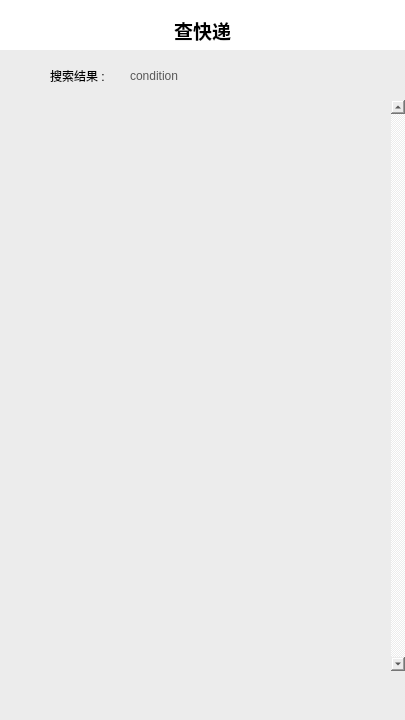
<?xml version="1.0" encoding="UTF-8"?>
<ui version="4.0">
 <class>Manage</class>
 <widget class="QWidget" name="Manage">
  <property name="geometry">
   <rect>
    <x>0</x>
    <y>0</y>
    <width>405</width>
    <height>720</height>
   </rect>
  </property>
  <property name="windowTitle">
   <string>Form</string>
  </property>
  <property name="styleSheet">
   <string notr="true">background-color:rgb(255,255,255);
color: rgb(0, 0, 0);</string>
  </property>
  <widget class="QWidget" name="widget" native="true">
   <property name="geometry">
    <rect>
     <x>0</x>
     <y>629</y>
     <width>405</width>
     <height>91</height>
    </rect>
   </property>
   <property name="styleSheet">
    <string notr="true">background-color:rgb(255,255,255);
border-top:1px solid;
border-top-color: rgb(58, 58, 58);</string>
   </property>
   <widget class="QPushButton" name="mng_check">
    <property name="geometry">
     <rect>
      <x>70</x>
      <y>10</y>
      <width>101</width>
      <height>61</height>
     </rect>
    </property>
    <property name="styleSheet">
     <string notr="true">background-color:rgb(255,255,255);
border-style:none</string>
    </property>
    <property name="text">
     <string/>
    </property>
    <property name="icon">
     <iconset resource="../res.qrc">
      <normaloff>:/res/navigation/icon_check_packet.png</normaloff>:/res/navigation/icon_check_packet.png</iconset>
    </property>
    <property name="iconSize">
     <size>
      <width>60</width>
      <height>60</height>
     </size>
    </property>
   </widget>
   <widget class="QPushButton" name="mng_user">
    <property name="enabled">
     <bool>true</bool>
    </property>
    <property name="geometry">
     <rect>
      <x>230</x>
      <y>10</y>
      <width>101</width>
      <height>61</height>
     </rect>
    </property>
    <property name="styleSheet">
     <string notr="true">background-color:rgb(255,255,255);
border-style:none</string>
    </property>
    <property name="text">
     <string/>
    </property>
    <property name="icon">
     <iconset resource="../res.qrc">
      <normaloff>:/res/navigation/icon_user.png</normaloff>:/res/navigation/icon_user.png</iconset>
    </property>
    <property name="iconSize">
     <size>
      <width>60</width>
      <height>60</height>
     </size>
    </property>
    <property name="checkable">
     <bool>false</bool>
    </property>
    <property name="autoDefault">
     <bool>false</bool>
    </property>
    <property name="default">
     <bool>false</bool>
    </property>
    <property name="flat">
     <bool>false</bool>
    </property>
   </widget>
  </widget>
  <widget class="QStackedWidget" name="stackedWidget">
   <property name="geometry">
    <rect>
     <x>0</x>
     <y>0</y>
     <width>405</width>
     <height>630</height>
    </rect>
   </property>
   <property name="currentIndex">
    <number>0</number>
   </property>
   <widget class="QWidget" name="page_check">
    <widget class="QTabWidget" name="tabWidget">
     <property name="geometry">
      <rect>
       <x>0</x>
       <y>90</y>
       <width>405</width>
       <height>542</height>
      </rect>
     </property>
     <property name="styleSheet">
      <string notr="true">QTabWidget{
	border-style:none;
	background-color: rgb(236,236,236);
}
QTabWidget::tab-bar{
	background:none;
}
QTabBar::tab{
	height:30px;
	width:80px;
	
	font: 700 10pt &quot;微软雅黑&quot;;
}
QTabBar::tab:selected{
	border-bottom:4px solid rgb(255,65,65);
	background:none;
	color: rgb(0, 0, 0);
}
QTabBar::tab:!selected{
	border-bottom:4px solid rgb(255,255,255);
	background:none;
	color: rgb(127, 127, 127);
}</string>
     </property>
     <property name="currentIndex">
      <number>0</number>
     </property>
     <widget class="QWidget" name="all">
      <attribute name="title">
       <string>所有</string>
      </attribute>
      <widget class="QListWidget" name="all_list">
       <property name="geometry">
        <rect>
         <x>0</x>
         <y>0</y>
         <width>405</width>
         <height>512</height>
        </rect>
       </property>
       <property name="styleSheet">
        <string notr="true">border-style:none;
background-color: rgb(236,236,236);
padding:0;</string>
       </property>
       <property name="verticalScrollBarPolicy">
        <enum>Qt::ScrollBarAlwaysOn</enum>
       </property>
       <property name="horizontalScrollBarPolicy">
        <enum>Qt::ScrollBarAlwaysOff</enum>
       </property>
       <property name="verticalScrollMode">
        <enum>QAbstractItemView::ScrollPerPixel</enum>
       </property>
      </widget>
     </widget>
     <widget class="QWidget" name="collected">
      <attribute name="title">
       <string>已投递</string>
      </attribute>
      <widget class="QListWidget" name="collected_list">
       <property name="geometry">
        <rect>
         <x>0</x>
         <y>0</y>
         <width>405</width>
         <height>512</height>
        </rect>
       </property>
       <property name="styleSheet">
        <string notr="true">border-style:none;
background-color: rgb(236,236,236);
padding:0;</string>
       </property>
       <property name="verticalScrollBarPolicy">
        <enum>Qt::ScrollBarAlwaysOn</enum>
       </property>
       <property name="horizontalScrollBarPolicy">
        <enum>Qt::ScrollBarAlwaysOff</enum>
       </property>
       <property name="verticalScrollMode">
        <enum>QAbstractItemView::ScrollPerPixel</enum>
       </property>
      </widget>
     </widget>
     <widget class="QWidget" name="collecting">
      <attribute name="title">
       <string>待揽收</string>
      </attribute>
      <widget class="QListWidget" name="collecting_list">
       <property name="geometry">
        <rect>
         <x>0</x>
         <y>0</y>
         <width>405</width>
         <height>511</height>
        </rect>
       </property>
       <property name="styleSheet">
        <string notr="true">border-style:none;
background-color: rgb(236,236,236);
padding:0;</string>
       </property>
       <property name="verticalScrollBarPolicy">
        <enum>Qt::ScrollBarAlwaysOn</enum>
       </property>
       <property name="horizontalScrollBarPolicy">
        <enum>Qt::ScrollBarAlwaysOff</enum>
       </property>
       <property name="verticalScrollMode">
        <enum>QAbstractItemView::ScrollPerPixel</enum>
       </property>
      </widget>
     </widget>
    </widget>
    <widget class="QLabel" name="label">
     <property name="geometry">
      <rect>
       <x>0</x>
       <y>0</y>
       <width>405</width>
       <height>61</height>
      </rect>
     </property>
     <property name="font">
      <font>
       <family>黑体</family>
      </font>
     </property>
     <property name="text">
      <string>&lt;html&gt;&lt;head/&gt;&lt;body&gt;&lt;p align=&quot;center&quot;&gt;&lt;span style=&quot; font-size:14pt; font-weight:700;&quot;&gt;查快递&lt;/span&gt;&lt;/p&gt;&lt;/body&gt;&lt;/html&gt;</string>
     </property>
    </widget>
    <widget class="QPushButton" name="refresh">
     <property name="geometry">
      <rect>
       <x>340</x>
       <y>83</y>
       <width>51</width>
       <height>41</height>
      </rect>
     </property>
     <property name="styleSheet">
      <string notr="true">border:0px ;
font: 700 10pt &quot;微软雅黑&quot;;
color: rgb(127, 127, 127);</string>
     </property>
     <property name="text">
      <string>刷新</string>
     </property>
    </widget>
    <widget class="QWidget" name="widget_2" native="true">
     <property name="geometry">
      <rect>
       <x>110</x>
       <y>50</y>
       <width>281</width>
       <height>31</height>
      </rect>
     </property>
     <property name="styleSheet">
      <string notr="true">background-color: rgb(236,236,236);
border:0px;
border-radius:14px</string>
     </property>
     <widget class="QLineEdit" name="search_input">
      <property name="geometry">
       <rect>
        <x>10</x>
        <y>0</y>
        <width>231</width>
        <height>31</height>
       </rect>
      </property>
      <property name="styleSheet">
       <string notr="true">padding-left:8px;
font: 700 10pt &quot;微软雅黑&quot;;
color: rgb(127,127,127);</string>
      </property>
      <property name="maxLength">
       <number>32</number>
      </property>
      <property name="placeholderText">
       <string>搜索</string>
      </property>
     </widget>
     <widget class="QPushButton" name="search">
      <property name="geometry">
       <rect>
        <x>240</x>
        <y>0</y>
        <width>41</width>
        <height>31</height>
       </rect>
      </property>
      <property name="styleSheet">
       <string notr="true">border-style:none</string>
      </property>
      <property name="text">
       <string/>
      </property>
      <property name="icon">
       <iconset resource="../res.qrc">
        <normaloff>:/res/icon/button_search.png</normaloff>:/res/icon/button_search.png</iconset>
      </property>
      <property name="iconSize">
       <size>
        <width>20</width>
        <height>20</height>
       </size>
      </property>
     </widget>
    </widget>
    <widget class="QComboBox" name="search_choose">
     <property name="geometry">
      <rect>
       <x>10</x>
       <y>50</y>
       <width>81</width>
       <height>31</height>
      </rect>
     </property>
     <property name="styleSheet">
      <string notr="true">QComboBox{
	border:1px solid rgb(140, 140, 140);
	border-radius:8px;
	
	font: 9pt &quot;微软雅黑&quot;;

}
QComboBox::drop-down{
	border:none;
	width:30px;
}
QComboBox::down-arrow{
	image: url(:/res/icon/icon_list.png);
	width:30px;
	height:30px;
	
}</string>
     </property>
     <property name="iconSize">
      <size>
       <width>20</width>
       <height>20</height>
      </size>
     </property>
     <property name="frame">
      <bool>true</bool>
     </property>
     <item>
      <property name="text">
       <string>运单号</string>
      </property>
     </item>
     <item>
      <property name="text">
       <string>收件人</string>
      </property>
     </item>
     <item>
      <property name="text">
       <string>收件时间</string>
      </property>
     </item>
     <item>
      <property name="text">
       <string>寄件时间</string>
      </property>
     </item>
     <item>
      <property name="text">
       <string>发件人</string>
      </property>
     </item>
    </widget>
    <widget class="QPushButton" name="collect_all">
     <property name="geometry">
      <rect>
       <x>270</x>
       <y>83</y>
       <width>71</width>
       <height>41</height>
      </rect>
     </property>
     <property name="styleSheet">
      <string notr="true">border:0px ;
font: 700 10pt &quot;微软雅黑&quot;;
color: rgb(127, 127, 127);</string>
     </property>
     <property name="text">
      <string>全部揽收</string>
     </property>
    </widget>
    <zorder>label</zorder>
    <zorder>tabWidget</zorder>
    <zorder>refresh</zorder>
    <zorder>widget_2</zorder>
    <zorder>search_choose</zorder>
    <zorder>collect_all</zorder>
   </widget>
   <widget class="QWidget" name="page_user">
    <property name="styleSheet">
     <string notr="true">QWidget{
	background-color: qlineargradient(spread:pad, x1:1, y1:0, x2:1, y2:0.284, stop:0 rgba(207, 228, 253, 255), stop:1 rgba(236, 236, 236, 255));
}</string>
    </property>
    <widget class="QLabel" name="userid">
     <property name="geometry">
      <rect>
       <x>110</x>
       <y>100</y>
       <width>131</width>
       <height>31</height>
      </rect>
     </property>
     <property name="styleSheet">
      <string notr="true">background:none;
border:none;
font: 700 12pt &quot;微软雅黑&quot;;
</string>
     </property>
     <property name="text">
      <string>Userid</string>
     </property>
    </widget>
    <widget class="QLabel" name="label_9">
     <property name="geometry">
      <rect>
       <x>310</x>
       <y>100</y>
       <width>61</width>
       <height>31</height>
      </rect>
     </property>
     <property name="styleSheet">
      <string notr="true">font: 700 12pt &quot;微软雅黑&quot;;
color: rgb(88, 88, 88);
background:none;</string>
     </property>
     <property name="text">
      <string>快递员</string>
     </property>
    </widget>
    <widget class="QWidget" name="dia_change_passwd" native="true">
     <property name="geometry">
      <rect>
       <x>40</x>
       <y>260</y>
       <width>321</width>
       <height>161</height>
      </rect>
     </property>
     <property name="styleSheet">
      <string notr="true">border-radius:14px;
border:2px solid rgb(88, 88, 88);
background-color: rgb(255,255,255);
color: rgb(0, 0, 0);
font: 700 11pt &quot;微软雅黑&quot;;</string>
     </property>
     <widget class="QPushButton" name="change_passwd_click">
      <property name="geometry">
       <rect>
        <x>110</x>
        <y>120</y>
        <width>101</width>
        <height>31</height>
       </rect>
      </property>
      <property name="styleSheet">
       <string notr="true">background-color:rgb(255,65,65);
border-radius:14px;
border:none;
font: 700 10pt &quot;微软雅黑&quot;;
color:rgb(255,255,255);</string>
      </property>
      <property name="text">
       <string>确定</string>
      </property>
     </widget>
     <widget class="QPushButton" name="change_paaswd_cancel_click">
      <property name="geometry">
       <rect>
        <x>285</x>
        <y>10</y>
        <width>31</width>
        <height>21</height>
       </rect>
      </property>
      <property name="styleSheet">
       <string notr="true">border:none;
background:none;
color: rgb(88, 88, 88);</string>
      </property>
      <property name="text">
       <string>X</string>
      </property>
     </widget>
     <widget class="QLabel" name="label_19">
      <property name="geometry">
       <rect>
        <x>130</x>
        <y>3</y>
        <width>61</width>
        <height>31</height>
       </rect>
      </property>
      <property name="styleSheet">
       <string notr="true">background:none;
border:none;
</string>
      </property>
      <property name="text">
       <string>修改密码</string>
      </property>
     </widget>
     <widget class="QLabel" name="label_21">
      <property name="geometry">
       <rect>
        <x>20</x>
        <y>40</y>
        <width>54</width>
        <height>31</height>
       </rect>
      </property>
      <property name="styleSheet">
       <string notr="true">border:none;</string>
      </property>
      <property name="text">
       <string>新密码</string>
      </property>
     </widget>
     <widget class="QLabel" name="label_22">
      <property name="geometry">
       <rect>
        <x>20</x>
        <y>80</y>
        <width>71</width>
        <height>31</height>
       </rect>
      </property>
      <property name="styleSheet">
       <string notr="true">border:none;</string>
      </property>
      <property name="text">
       <string>确认密码</string>
      </property>
     </widget>
     <widget class="QLineEdit" name="change_passwd_input">
      <property name="geometry">
       <rect>
        <x>100</x>
        <y>40</y>
        <width>191</width>
        <height>31</height>
       </rect>
      </property>
      <property name="styleSheet">
       <string notr="true">border:1px solid rgb(204,204,204);padding-left:8px;</string>
      </property>
      <property name="maxLength">
       <number>16</number>
      </property>
      <property name="echoMode">
       <enum>QLineEdit::Password</enum>
      </property>
     </widget>
     <widget class="QLineEdit" name="change_passwd_cfm_input">
      <property name="geometry">
       <rect>
        <x>100</x>
        <y>80</y>
        <width>191</width>
        <height>31</height>
       </rect>
      </property>
      <property name="styleSheet">
       <string notr="true">border:1px solid rgb(204,204,204);padding-left:8px;</string>
      </property>
      <property name="maxLength">
       <number>16</number>
      </property>
      <property name="echoMode">
       <enum>QLineEdit::Password</enum>
      </property>
     </widget>
    </widget>
    <widget class="QLabel" name="label_16">
     <property name="geometry">
      <rect>
       <x>0</x>
       <y>0</y>
       <width>405</width>
       <height>61</height>
      </rect>
     </property>
     <property name="font">
      <font>
       <family>黑体</family>
      </font>
     </property>
     <property name="styleSheet">
      <string notr="true">background-color: rgb(255, 255, 255);</string>
     </property>
     <property name="text">
      <string>&lt;html&gt;&lt;head/&gt;&lt;body&gt;&lt;p align=&quot;center&quot;&gt;&lt;span style=&quot; font-size:14pt; font-weight:700;&quot;&gt;我的&lt;/span&gt;&lt;/p&gt;&lt;/body&gt;&lt;/html&gt;</string>
     </property>
    </widget>
    <widget class="QLabel" name="userid_2">
     <property name="geometry">
      <rect>
       <x>20</x>
       <y>70</y>
       <width>81</width>
       <height>79</height>
      </rect>
     </property>
     <property name="styleSheet">
      <string notr="true">background:none;
border-image: url(:/res/icon/icon_user_image.png);</string>
     </property>
     <property name="text">
      <string/>
     </property>
    </widget>
    <widget class="QWidget" name="widget_6" native="true">
     <property name="geometry">
      <rect>
       <x>20</x>
       <y>170</y>
       <width>361</width>
       <height>161</height>
      </rect>
     </property>
     <property name="styleSheet">
      <string notr="true">background-color: rgb(255,255,255);
border:0px;
border-radius:18px;</string>
     </property>
     <widget class="QLabel" name="label_6">
      <property name="geometry">
       <rect>
        <x>20</x>
        <y>10</y>
        <width>51</width>
        <height>41</height>
       </rect>
      </property>
      <property name="styleSheet">
       <string notr="true">image: url(:/res/icon/icon_userinfo.png);
background:none;</string>
      </property>
      <property name="text">
       <string/>
      </property>
     </widget>
     <widget class="QLabel" name="label_7">
      <property name="geometry">
       <rect>
        <x>20</x>
        <y>60</y>
        <width>49</width>
        <height>39</height>
       </rect>
      </property>
      <property name="styleSheet">
       <string notr="true">image: url(:/res/icon/icon_tel.png);
background:none;</string>
      </property>
      <property name="text">
       <string/>
      </property>
     </widget>
     <widget class="QLabel" name="label_8">
      <property name="geometry">
       <rect>
        <x>20</x>
        <y>110</y>
        <width>51</width>
        <height>41</height>
       </rect>
      </property>
      <property name="styleSheet">
       <string notr="true">image: url(:/res/icon/icon_address.png);
background:none;</string>
      </property>
      <property name="text">
       <string/>
      </property>
     </widget>
     <widget class="QLabel" name="user_name">
      <property name="geometry">
       <rect>
        <x>90</x>
        <y>20</y>
        <width>251</width>
        <height>21</height>
       </rect>
      </property>
      <property name="styleSheet">
       <string notr="true">background:none;
border:none;
font: 700 12pt &quot;微软雅黑&quot;;
</string>
      </property>
      <property name="text">
       <string>Username</string>
      </property>
     </widget>
     <widget class="QLabel" name="user_tel">
      <property name="geometry">
       <rect>
        <x>90</x>
        <y>70</y>
        <width>251</width>
        <height>21</height>
       </rect>
      </property>
      <property name="styleSheet">
       <string notr="true">background:none;
border:none;
font: 700 12pt &quot;微软雅黑&quot;;
</string>
      </property>
      <property name="text">
       <string>Tel</string>
      </property>
     </widget>
     <widget class="QLabel" name="user_funds">
      <property name="geometry">
       <rect>
        <x>90</x>
        <y>120</y>
        <width>151</width>
        <height>21</height>
       </rect>
      </property>
      <property name="styleSheet">
       <string notr="true">background:none;
border:none;
font: 700 12pt &quot;微软雅黑&quot;;
</string>
      </property>
      <property name="text">
       <string>Balance</string>
      </property>
     </widget>
     <widget class="QPushButton" name="recharge">
      <property name="geometry">
       <rect>
        <x>260</x>
        <y>115</y>
        <width>81</width>
        <height>31</height>
       </rect>
      </property>
      <property name="styleSheet">
       <string notr="true">background-color:rgb(255,65,65);
border-radius:14px;
font: 700 10pt &quot;微软雅黑&quot;;
color:rgb(255,255,255);</string>
      </property>
      <property name="text">
       <string>充值</string>
      </property>
     </widget>
    </widget>
    <widget class="QWidget" name="dia_recharge" native="true">
     <property name="geometry">
      <rect>
       <x>80</x>
       <y>280</y>
       <width>241</width>
       <height>121</height>
      </rect>
     </property>
     <property name="styleSheet">
      <string notr="true">border-radius:14px;
border:2px solid rgb(88, 88, 88);
background-color: rgb(255,255,255);
color: rgb(0, 0, 0);
font: 700 11pt &quot;微软雅黑&quot;;</string>
     </property>
     <widget class="QPushButton" name="recharge_click">
      <property name="geometry">
       <rect>
        <x>80</x>
        <y>80</y>
        <width>81</width>
        <height>31</height>
       </rect>
      </property>
      <property name="styleSheet">
       <string notr="true">background-color:rgb(255,65,65);
border-radius:14px;
border:none;
font: 700 10pt &quot;微软雅黑&quot;;
color:rgb(255,255,255);</string>
      </property>
      <property name="text">
       <string>确定</string>
      </property>
     </widget>
     <widget class="QPushButton" name="recharge_cancel_click">
      <property name="geometry">
       <rect>
        <x>210</x>
        <y>8</y>
        <width>21</width>
        <height>24</height>
       </rect>
      </property>
      <property name="styleSheet">
       <string notr="true">border:none;
background:none;
color: rgb(88, 88, 88);</string>
      </property>
      <property name="text">
       <string>X</string>
      </property>
     </widget>
     <widget class="QLabel" name="label_20">
      <property name="geometry">
       <rect>
        <x>100</x>
        <y>10</y>
        <width>41</width>
        <height>21</height>
       </rect>
      </property>
      <property name="styleSheet">
       <string notr="true">border:none;</string>
      </property>
      <property name="text">
       <string>充值</string>
      </property>
     </widget>
     <widget class="QLineEdit" name="recharge_input">
      <property name="geometry">
       <rect>
        <x>20</x>
        <y>40</y>
        <width>201</width>
        <height>31</height>
       </rect>
      </property>
      <property name="styleSheet">
       <string notr="true">border:1px solid rgb(204,204,204);
color: rgb(88, 88, 88);
padding-left:8px;</string>
      </property>
      <property name="inputMask">
       <string/>
      </property>
      <property name="maxLength">
       <number>9</number>
      </property>
      <property name="placeholderText">
       <string>输入金额</string>
      </property>
     </widget>
    </widget>
    <widget class="QWidget" name="widget_7" native="true">
     <property name="geometry">
      <rect>
       <x>20</x>
       <y>350</y>
       <width>361</width>
       <height>111</height>
      </rect>
     </property>
     <property name="styleSheet">
      <string notr="true">background-color: rgb(255,255,255);
border:0px;
border-radius:14px;
border-radius:18px;</string>
     </property>
     <widget class="QPushButton" name="change_passwd">
      <property name="geometry">
       <rect>
        <x>20</x>
        <y>60</y>
        <width>81</width>
        <height>31</height>
       </rect>
      </property>
      <property name="styleSheet">
       <string notr="true">background-color:rgb(204,204,204);
border-radius:14px;
border:none;
font: 700 10pt &quot;微软雅黑&quot;;
color:rgb(0,0,0);</string>
      </property>
      <property name="text">
       <string>修改密码</string>
      </property>
     </widget>
     <widget class="QPushButton" name="change_info">
      <property name="geometry">
       <rect>
        <x>110</x>
        <y>60</y>
        <width>81</width>
        <height>31</height>
       </rect>
      </property>
      <property name="styleSheet">
       <string notr="true">background-color:rgb(204,204,204);
border-radius:14px;
border:none;
font: 700 10pt &quot;微软雅黑&quot;;
color:rgb(0,0,0);</string>
      </property>
      <property name="text">
       <string>修改信息</string>
      </property>
     </widget>
     <widget class="QLabel" name="label_2">
      <property name="geometry">
       <rect>
        <x>20</x>
        <y>10</y>
        <width>71</width>
        <height>31</height>
       </rect>
      </property>
      <property name="styleSheet">
       <string notr="true">font: 700 12pt &quot;微软雅黑&quot;;
color: rgb(0, 0, 0);</string>
      </property>
      <property name="text">
       <string>基础服务</string>
      </property>
     </widget>
     <widget class="QPushButton" name="sign_out">
      <property name="geometry">
       <rect>
        <x>270</x>
        <y>60</y>
        <width>71</width>
        <height>31</height>
       </rect>
      </property>
      <property name="styleSheet">
       <string notr="true">background-color:rgb(255,65,65);
border-radius:14px;
font: 700 10pt &quot;微软雅黑&quot;;
color:rgb(255,255,255);</string>
      </property>
      <property name="text">
       <string>退出</string>
      </property>
     </widget>
    </widget>
    <widget class="QWidget" name="dia_change_info" native="true">
     <property name="geometry">
      <rect>
       <x>40</x>
       <y>230</y>
       <width>321</width>
       <height>191</height>
      </rect>
     </property>
     <property name="styleSheet">
      <string notr="true">border-radius:14px;
border:2px solid rgb(88, 88, 88);
background-color: rgb(255,255,255);
color: rgb(0, 0, 0);
font: 700 11pt &quot;微软雅黑&quot;;</string>
     </property>
     <widget class="QPushButton" name="change_info_click">
      <property name="geometry">
       <rect>
        <x>120</x>
        <y>140</y>
        <width>91</width>
        <height>31</height>
       </rect>
      </property>
      <property name="styleSheet">
       <string notr="true">background-color:rgb(255,65,65);
border-radius:14px;
font: 700 10pt &quot;微软雅黑&quot;;
border:none;
color:rgb(255,255,255);</string>
      </property>
      <property name="text">
       <string>确定</string>
      </property>
     </widget>
     <widget class="QPushButton" name="change_info_cancel_click">
      <property name="geometry">
       <rect>
        <x>283</x>
        <y>8</y>
        <width>31</width>
        <height>24</height>
       </rect>
      </property>
      <property name="styleSheet">
       <string notr="true">border:none;
background:none;
color: rgb(88, 88, 88);</string>
      </property>
      <property name="text">
       <string>X</string>
      </property>
     </widget>
     <widget class="QLabel" name="label_11">
      <property name="geometry">
       <rect>
        <x>130</x>
        <y>10</y>
        <width>71</width>
        <height>21</height>
       </rect>
      </property>
      <property name="styleSheet">
       <string notr="true">border:none;</string>
      </property>
      <property name="text">
       <string>修改信息</string>
      </property>
     </widget>
     <widget class="QLabel" name="label_12">
      <property name="geometry">
       <rect>
        <x>20</x>
        <y>50</y>
        <width>54</width>
        <height>31</height>
       </rect>
      </property>
      <property name="styleSheet">
       <string notr="true">border:none;</string>
      </property>
      <property name="text">
       <string>姓名</string>
      </property>
     </widget>
     <widget class="QLabel" name="label_13">
      <property name="geometry">
       <rect>
        <x>20</x>
        <y>95</y>
        <width>71</width>
        <height>21</height>
       </rect>
      </property>
      <property name="styleSheet">
       <string notr="true">border:none;</string>
      </property>
      <property name="text">
       <string>联系方式</string>
      </property>
     </widget>
     <widget class="QLineEdit" name="change_name_input">
      <property name="geometry">
       <rect>
        <x>100</x>
        <y>50</y>
        <width>191</width>
        <height>31</height>
       </rect>
      </property>
      <property name="styleSheet">
       <string notr="true">border:1px solid rgb(204,204,204);
color: rgb(88, 88, 88);
border-radius:3px;
padding-left:8px;</string>
      </property>
      <property name="maxLength">
       <number>10</number>
      </property>
     </widget>
     <widget class="QLineEdit" name="change_tel_input">
      <property name="geometry">
       <rect>
        <x>100</x>
        <y>90</y>
        <width>191</width>
        <height>31</height>
       </rect>
      </property>
      <property name="styleSheet">
       <string notr="true">border:1px solid rgb(204,204,204);
color: rgb(88, 88, 88);
border-radius:3px;
padding-left:8px;</string>
      </property>
      <property name="maxLength">
       <number>13</number>
      </property>
     </widget>
    </widget>
    <zorder>userid</zorder>
    <zorder>label_9</zorder>
    <zorder>label_16</zorder>
    <zorder>userid_2</zorder>
    <zorder>widget_6</zorder>
    <zorder>widget_7</zorder>
    <zorder>dia_change_info</zorder>
    <zorder>dia_change_passwd</zorder>
    <zorder>dia_recharge</zorder>
   </widget>
  </widget>
  <widget class="QWidget" name="page_search" native="true">
   <property name="enabled">
    <bool>true</bool>
   </property>
   <property name="geometry">
    <rect>
     <x>0</x>
     <y>50</y>
     <width>405</width>
     <height>671</height>
    </rect>
   </property>
   <property name="styleSheet">
    <string notr="true">background-color:rgb(236,236,236);</string>
   </property>
   <widget class="QLabel" name="search_condition">
    <property name="geometry">
     <rect>
      <x>130</x>
      <y>10</y>
      <width>251</width>
      <height>31</height>
     </rect>
    </property>
    <property name="styleSheet">
     <string notr="true">font: 700 10pt &quot;微软雅黑&quot;;
color: rgb(88, 88, 88);</string>
    </property>
    <property name="text">
     <string>condition</string>
    </property>
   </widget>
   <widget class="QPushButton" name="search_goback">
    <property name="geometry">
     <rect>
      <x>10</x>
      <y>10</y>
      <width>41</width>
      <height>31</height>
     </rect>
    </property>
    <property name="styleSheet">
     <string notr="true">image: url(:/res/icon/icon_go_back.png);
background:none;
border:none;</string>
    </property>
    <property name="text">
     <string/>
    </property>
   </widget>
   <widget class="QListWidget" name="search_list">
    <property name="geometry">
     <rect>
      <x>0</x>
      <y>50</y>
      <width>405</width>
      <height>571</height>
     </rect>
    </property>
    <property name="styleSheet">
     <string notr="true">border:none;padding:0;
background-color:rgb(236,236,236);</string>
    </property>
    <property name="verticalScrollBarPolicy">
     <enum>Qt::ScrollBarAlwaysOn</enum>
    </property>
    <property name="horizontalScrollBarPolicy">
     <enum>Qt::ScrollBarAlwaysOff</enum>
    </property>
    <property name="verticalScrollMode">
     <enum>QAbstractItemView::ScrollPerPixel</enum>
    </property>
   </widget>
   <widget class="QLabel" name="label_10">
    <property name="geometry">
     <rect>
      <x>50</x>
      <y>10</y>
      <width>71</width>
      <height>31</height>
     </rect>
    </property>
    <property name="styleSheet">
     <string notr="true">font: 700 11pt &quot;微软雅黑&quot;;
color: rgb(0, 0, 0);</string>
    </property>
    <property name="text">
     <string>搜索结果 :</string>
    </property>
   </widget>
   <zorder>search_goback</zorder>
   <zorder>label_10</zorder>
   <zorder>search_condition</zorder>
   <zorder>search_list</zorder>
  </widget>
 </widget>
 <resources>
  <include location="../res.qrc"/>
 </resources>
 <connections/>
</ui>
